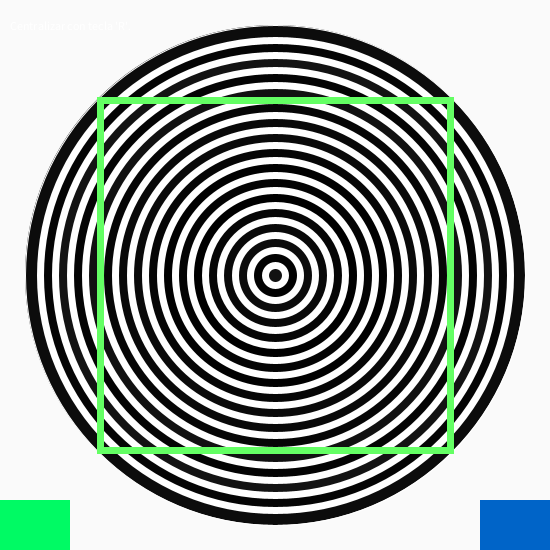
Frame 1 (no input)
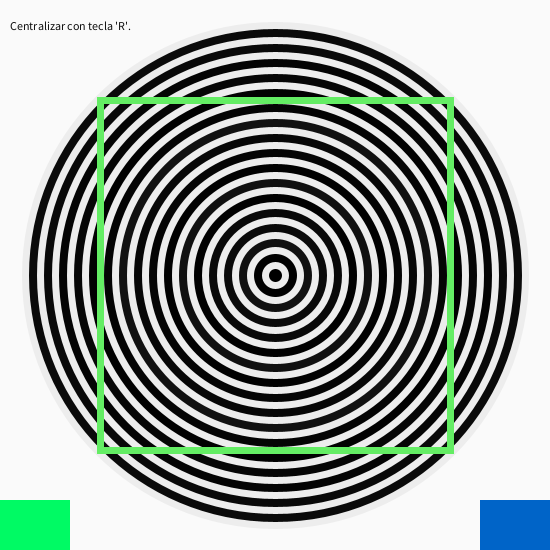
Frame 60 (the mouse pressed at the canvas centre just before this capture)
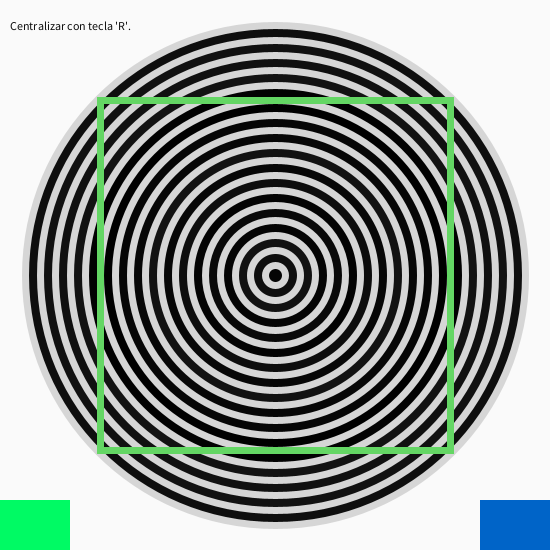
Frame 120 (the mouse held since frame 60 and released just before this capture)

The Processing sketch that drew these frames (run headless with seeded random() and noise(); from frame 60 on, the mouse is pressed at the canvas centre):

// Processing sketch: tp2
// ── tp2.pde
void setup() {
  size(550, 550); 
   
  posx= width-450;
  posy= height-450;
}
void draw() {
  background(250);
  
  text ( "Centralizar con tecla 'R'.", 10, 30, 20);
   
  println (enELBoton (50, height-100, 100, 50));

   //boton izquierdo
  fill (0, 250, 100); 
  noStroke();
  rect (0, 500, 70, 80); 
  
  //boton derecho
  fill (0, 100, 200);
  noStroke();
  rect (480, 500, 100, 80);
  
  
  misFiguras ();
 
} 
  void misFiguras (){
  float relleno = map(0, posY, width, 255, 400);
  posY++;
  for (int cir= width/1-50; cir > 0; cir-=15)
  if (cir%2 == 0){
  stroke (relleno);
  fill (random (20));
  ellipse (width/2, height/2,cir,cir);
 } else {
  stroke(100, relleno , 100);
  strokeWeight (7);
  noFill ();
  rect (posx, posy, 350, 350);
  }
 }
 
 void mousePressed (){
   if ( enELBoton (0, 500, 70, 80)) { //boton verde
     posy += 20;
 }
   if (enELBoton (480, 500, 100, 80)) { //boton azul
     posx += 20;
   }
 }
 
 void keyPressed (){
   if (key == 'r' || key == 'R');
   posx= width-450;
   posy= height-450;
   rect (posx, posy, 350, 350);
 }
 

// ── variables.pde
int posY;
float x;
float y;
int posy, posx;
boolean enELBoton (int px, int py, int ancho, int alto){
  boolean estoyEn = mouseX>px && mouseX<px+ancho && mouseY>py && mouseY<py+alto;
  return estoyEn;
}
